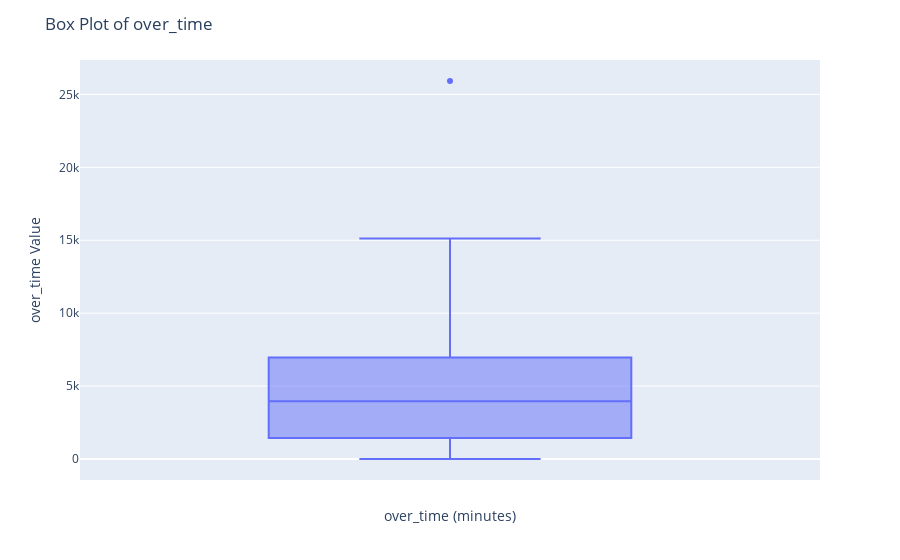

Notebook cell for this chart:
### Code cell
# box plot on Overtime using plotly
fig = px.box(df, y='over_time')

# Add labels and title
fig.update_layout(
    xaxis_title='over_time (minutes)',
    yaxis_title='over_time Value',
    title='Box Plot of over_time'
)

### Figure 1 — Plotly figure (JSON) as saved in the notebook; plotly's stock layout.template omitted (floating-point values rounded to 4 significant figures; data arrays with more than 128 entries replaced by an {"elided": "..."} marker saying what was removed)
{"data": [{"alignmentgroup": "True", "hovertemplate": "over_time=%{y}<extra></extra>", "legendgroup": "", "marker": {"color": "#636efa"}, "name": "", "notched": false, "offsetgroup": "", "orientation": "v", "showlegend": false, "type": "box", "x0": " ", "xaxis": "x", "y": {"elided": "1197 int values"}, "y0": " ", "yaxis": "y"}], "layout": {"boxmode": "group", "legend": {"tracegroupgap": 0}, "margin": {"t": 60}, "title": {"text": "Box Plot of over_time"}, "xaxis": {"anchor": "y", "domain": [0, 1], "title": {"text": "over_time (minutes)"}}, "yaxis": {"anchor": "x", "domain": [0, 1], "title": {"text": "over_time Value"}}}}
